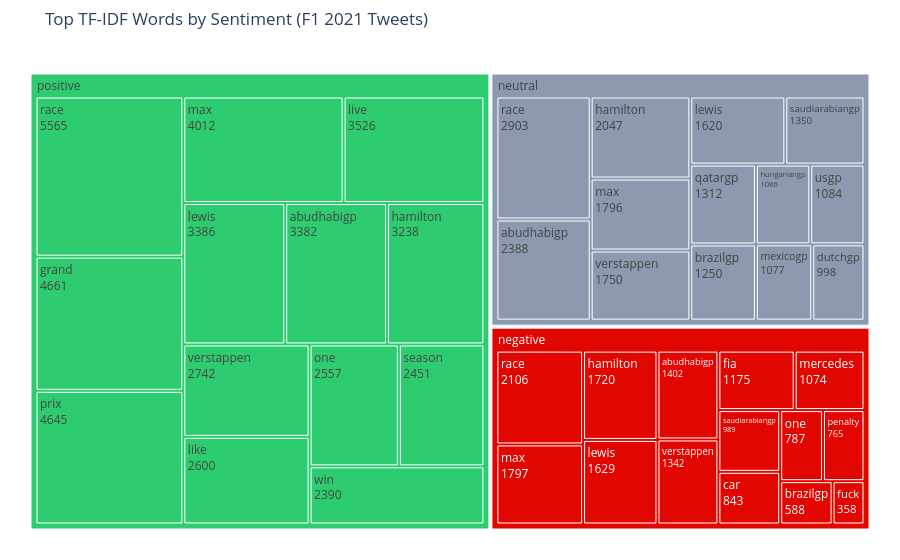

Notebook cell for this chart:
### Code cell
color_map = {"negative": "#E10600","neutral": "#8D99AE","positive": "#2ECC71"}
fig = px.treemap(tree_df,path=["sentiment", "word"],values="count",color="sentiment",color_discrete_map=color_map,title="Top TF-IDF Words by Sentiment (F1 2021 Tweets)")
# Show word + count inside each box
fig.update_traces(textinfo="label+value",hovertemplate="<b>%{label}</b><br>Count: %{value}<extra></extra>")
fig.update_layout(margin=dict(t=50, l=25, r=25, b=25))
fig.show()

### Figure 1 — Plotly figure (JSON) as saved in the notebook; plotly's stock layout.template omitted (floating-point values rounded to 4 significant figures)
{"data": [{"branchvalues": "total", "customdata": [["negative"], ["negative"], ["negative"], ["negative"], ["negative"], ["negative"], ["negative"], ["negative"], ["negative"], ["negative"], ["negative"], ["negative"], ["negative"], ["negative"], ["negative"], ["negative"], ["neutral"], ["neutral"], ["neutral"], ["neutral"], ["neutral"], ["neutral"], ["neutral"], ["neutral"], ["neutral"], ["neutral"], ["neutral"], ["neutral"], ["neutral"], ["neutral"], ["neutral"], ["neutral"], ["positive"], ["positive"], ["positive"], ["positive"], ["positive"], ["positive"], ["positive"], ["positive"], ["positive"], ["positive"], ["positive"], ["positive"], ["positive"], ["positive"], ["positive"], ["positive"]], "domain": {"x": [0, 1], "y": [0, 1]}, "hovertemplate": "<b>%{label}</b><br>Count: %{value}<extra></extra>", "ids": ["negative/race", "negative", "negative/one", "negative/brazilgp", "negative/car", "negative/penalty", "negative/mercedes", "negative/fia", "negative/fuck", "negative/formula1", "negative/saudiarabiangp", "negative/abudhabigp", "negative/hamilton", "negative/lewis", "negative/max", "negative/verstappen", "neutral/wtf1", "neutral/hungariangp", "neutral/dutchgp", "neutral/mexicogp", "neutral/usgp", "neutral/verstappen", "neutral", "neutral/lewis", "neutral/qatargp", "neutral/max", "neutral/hamilton", "neutral/saudiarabiangp", "neutral/race", "neutral/abudhabigp", "neutral/formula1", "neutral/brazilgp", "positive/season", "positive/one", "positive/live", "positive/verstappen", "positive/hamilton", "positive/win", "positive/abudhabigp", "positive/like", "positive/formula1", "positive/max", "positive/grand prix", "positive/prix", "positive/grand", "positive/race", "positive/lewis", "positive"], "labels": ["race", "negative", "one", "brazilgp", "car", "penalty", "mercedes", "fia", "fuck", "formula1", "saudiarabiangp", "abudhabigp", "hamilton", "lewis", "max", "verstappen", "wtf1", "hungariangp", "dutchgp", "mexicogp", "usgp", "verstappen", "neutral", "lewis", "qatargp", "max", "hamilton", "saudiarabiangp", "race", "abudhabigp", "formula1", "brazilgp", "season", "one", "live", "verstappen", "hamilton", "win", "abudhabigp", "like", "formula1", "max", "grand prix", "prix", "grand", "race", "lewis", "positive"], "marker": {"colors": ["#E10600", "#E10600", "#E10600", "#E10600", "#E10600", "#E10600", "#E10600", "#E10600", "#E10600", "#E10600", "#E10600", "#E10600", "#E10600", "#E10600", "#E10600", "#E10600", "#8D99AE", "#8D99AE", "#8D99AE", "#8D99AE", "#8D99AE", "#8D99AE", "#8D99AE", "#8D99AE", "#8D99AE", "#8D99AE", "#8D99AE", "#8D99AE", "#8D99AE", "#8D99AE", "#8D99AE", "#8D99AE", "#2ECC71", "#2ECC71", "#2ECC71", "#2ECC71", "#2ECC71", "#2ECC71", "#2ECC71", "#2ECC71", "#2ECC71", "#2ECC71", "#2ECC71", "#2ECC71", "#2ECC71", "#2ECC71", "#2ECC71", "#2ECC71"]}, "name": "", "parents": ["negative", "", "negative", "negative", "negative", "negative", "negative", "negative", "negative", "negative", "negative", "negative", "negative", "negative", "negative", "negative", "neutral", "neutral", "neutral", "neutral", "neutral", "neutral", "", "neutral", "neutral", "neutral", "neutral", "neutral", "neutral", "neutral", "neutral", "neutral", "positive", "positive", "positive", "positive", "positive", "positive", "positive", "positive", "positive", "positive", "positive", "positive", "positive", "positive", "positive", ""], "textinfo": "label+value", "type": "treemap", "values": [2106.0, 16580.0, 787.0, 588.0, 843.0, 765.0, 1074.0, 1175.0, 358.0, 0.0, 989.0, 1402.0, 1720.0, 1629.0, 1797.0, 1342.0, 0.0, 1086.0, 998.0, 1077.0, 1084.0, 1750.0, 20660.0, 1620.0, 1312.0, 1796.0, 2047.0, 1350.0, 2903.0, 2388.0, 0.0, 1250.0, 2451.0, 2557.0, 3526.0, 2742.0, 3238.0, 2390.0, 3382.0, 2600.0, 0.0, 4012.0, 0.0, 4645.0, 4661.0, 5565.0, 3386.0, 45160.0]}], "layout": {"legend": {"tracegroupgap": 0}, "margin": {"b": 25, "l": 25, "r": 25, "t": 50}, "title": {"text": "Top TF-IDF Words by Sentiment (F1 2021 Tweets)"}}}
